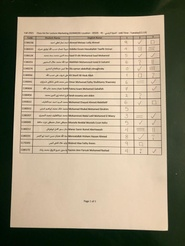
#> input picture Module 1 - Grades Sheet/data/16.jpg, 185 x 246 px, shrunk from 768 x 1024 before the run, given in place of 2.jpg, which was not available
$ jupyter execute paperExtraction.ipynb
#> lines starting #> are read from the running program, lines starting #| are printed output that depends on the picture; after the words box and inside, x2 and y2 are one past the last pixel; in counts of white or black regions, pixels touching at a corner belong together; pictures that were not available may be replaced by others from this repository, and a replacement may not be noted
### Module 1 - Grades Sheet/notebooks/utils.py
import skimage.io as io
import matplotlib.pyplot as plt
import numpy as np
from skimage.exposure import histogram
from matplotlib.pyplot import bar
from skimage.color import rgb2gray,rgb2hsv

import matplotlib.pyplot as plt
import numpy as np


# Show the figures / plots inside the notebook
def show_images(images, titles = None):
    #This function is used to show image(s) with titles by sending an array of images and an array of associated titles.
    # images[0] will be drawn with the title titles[0] if exists
    # You aren't required to understand this function, use it as-is.
    n_ims = len(images)
    if titles is None: titles = ['(%d)' % i for i in range(1, n_ims + 1)]
    fig = plt.figure()
    n = 1
    for image,title in zip(images,titles):
        a = fig.add_subplot(1,n_ims,n)
        if image.ndim <= 2:
            plt.gray()
        plt.imshow(image)
        a.set_title(title)
        plt.axis('off')
        n += 1
    fig.set_size_inches(np.array(fig.get_size_inches()) * n_ims)
    plt.show()

# [6 lines left out: function showHist, not called in this run]

### Module 1 - Grades Sheet/notebooks/paperExtraction.ipynb
[cell 1]
import cv2 as cv
import numpy as np
import matplotlib.pyplot as plt
from utils import *

images = ["../data/1.jpg", "../data/2.jpg", "../data/3.jpg", "../data/4.jpg", "../data/5.jpg", "../data/6.jpg", "../data/7.jpg", "../data/8.jpg", "../data/9.jpg", "../data/10.jpg", "../data/11.jpg", "../data/12.jpg", "../data/13.jpg", "../data/14.jpg", "../data/15.jpg"]

# Reading image and converting to RGB format since cv reads in BGR format
imageBGR = cv.imread(images[1])
#> imageBGR is the input picture: shape (246, 185, 3); mean B, G, R 123.7, 147.4, 158.9
imageRGB = cv.cvtColor(imageBGR, cv.COLOR_BGR2RGB)

# Displaying the original image
plt.figure(figsize = (10, 8))
plt.imshow(imageRGB)
plt.title("Original Image")
plt.axis('off')
plt.show()

# Converting to grayscale
imageGrayScale = cv.cvtColor(imageRGB, cv.COLOR_BGR2GRAY)
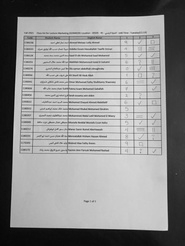
#> imageGrayScale: shape (246, 185); min 4, max 230, mean 141.6

# Displaying grayscale image
plt.figure(figsize = (10, 8))
plt.imshow(imageGrayScale, cmap = 'gray')
plt.title("Grayscale Image")
plt.axis('off')
plt.show()

# Applying gaussian filter to reduce noise and needed so that noise is not detected as contours
img_gray = cv.GaussianBlur(imageGrayScale, (7, 7), 0)
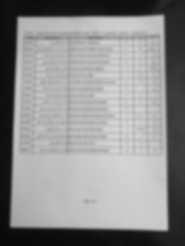
#> img_gray: shape (246, 185); min 8, max 215, mean 141.6

# Testing global thresholding to seperate foregound from background
# Noticed from results that global thresholding fails to segment the image properly in different lighting or shadowy photos
_, globalThresholded = cv.threshold(img_gray, 127, 255, cv.THRESH_BINARY_INV)
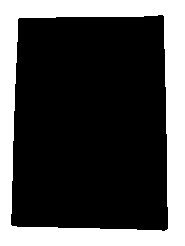
#> globalThresholded: shape (246, 185); 29.6% white; 1 white region, box (x1, y1, x2, y2) and area: (0, 0, 185, 246) 13476

plt.figure(figsize = (10, 8))
plt.imshow(globalThresholded, cmap = 'gray')
plt.title("Binary Image (Using Global Thresholding)")
plt.axis('off')
plt.show()

# Testing adaptive thresholding and from results it is more accurate than global thresholding especially in different lighting or shadowy photos
# Recall segmentation lec and lab
thresh = cv.adaptiveThreshold(img_gray, 255, cv.ADAPTIVE_THRESH_GAUSSIAN_C, cv.THRESH_BINARY_INV, 11, 2)
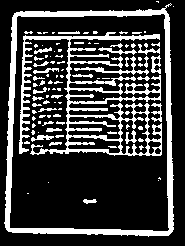
#> thresh: shape (246, 185); 23.4% white; 101 white regions (66 under 20 px)
plt.figure(figsize = (10, 8))
plt.imshow(thresh, cmap = 'gray')
plt.title("Binary Image (Using Adaptive Thresholding)")
plt.axis('off')
plt.show()

contours, _ = cv.findContours(thresh, cv.RETR_EXTERNAL ,cv.CHAIN_APPROX_SIMPLE)
#> contours = 3 contours, 2 with area under 20; largest, box (x1, y1, x2, y2) and area: (4, 3, 174, 237) 36149

# Make a copy of original image to draw on
imageContours = imageRGB.copy()

# Drawing all contours in green
cv.drawContours(imageContours, contours, -1, (0, 255, 0), 2)
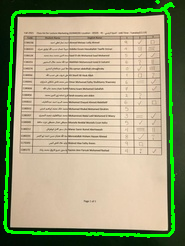
#> imageContours: shape (246, 185, 3); mean R, G, B 157.8, 159.7, 122.8

plt.figure(figsize = (10, 8))
plt.imshow(imageContours)
plt.title("All Contours")
plt.axis('off')
plt.show()

# Finding the biggest 4 sided contour
maxContourArea = 0
biggestContour = None

for contour in contours:
    area = cv.contourArea(contour)
    peri = cv.arcLength(contour, True)
    constructedPoly = cv.approxPolyDP(contour, 0.02 * peri, True)  # approximates contour to a polygon

    if len(constructedPoly) == 4:
        if area > maxContourArea:
            maxContourArea = area
            biggestContour = constructedPoly
#> this loop made 3 passes
#> (area, peri, maxContourArea, biggestContour) on pass 2: (36149, 828.3, 36149, [[170, 3], [14, 13], [8, 231], [172, 231]])
#> after the loop, maxContourArea = 36149

# Drawing the largest contour
biggestContourImage = imageRGB.copy()
cv.drawContours(biggestContourImage, [biggestContour], -1, (0, 255, 0), 10)  # green contour
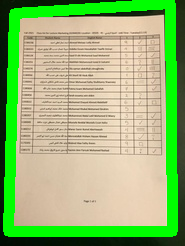
#> biggestContourImage: shape (246, 185, 3); mean R, G, B 149.7, 183.5, 116.4

plt.figure(figsize = (10, 8))
plt.imshow(biggestContourImage)
plt.title("Largest Quadrilateral Contour")
plt.axis('off')
plt.show()

# Masking the paper
mask = np.zeros_like(img_gray)
cv.fillPoly(mask, [biggestContour], 255)
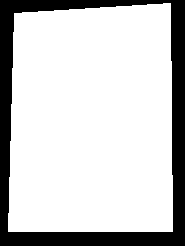
#> mask: shape (246, 185); 79.2% white; 1 black region, box (x1, y1, x2, y2) and area: (0, 0, 185, 246) 9458

extractedPaper = cv.bitwise_and(imageRGB, imageRGB, mask)

# Displaying the mask and extracted paper
plt.figure(figsize = (12, 6))
plt.subplot(1, 2, 1)
plt.title("Mask of Paper")
plt.imshow(mask, cmap = 'gray')
plt.axis('off')

plt.subplot(1, 2, 2)
plt.title("Extracted Paper")
plt.imshow(extractedPaper)
plt.axis('off')
plt.show()

# Reorder points: top-left, top-right, bottom-left, bottom-right
# [[x1, y1], [x2, y2], [x3, y3], [x4, y4]]
contourPoints = biggestContour.copy().reshape(4, 2)
#> contourPoints = [[170, 3], [14, 13], [8, 231], [172, 231]]

# Separate top and bottom points by y-coordinate
contourPoints = list(contourPoints)
contourPoints.sort(key = lambda p: p[1])  # Sorting by y-coordinate

top = contourPoints[:2]     # top two points (smallest y)
#> top = [[170, 3], [14, 13]]
bottom = contourPoints[2:]  # bottom two points (largest y)
#> bottom = [[8, 231], [172, 231]]

# Getting Top Left and Top Right
if top[0][0] < top[1][0]:
    topLeft, topRight = top[0], top[1]
else:
    topLeft, topRight = top[1], top[0]
#> topLeft = [14, 13]; topRight = [170, 3]

# Getting Bottom Left and Bottom Right
if bottom[0][0] < bottom[1][0]:
    bottomLeft, bottomRight = bottom[0], bottom[1]
#> bottomLeft = [8, 231]; bottomRight = [172, 231]
else:
    bottomLeft, bottomRight = bottom[1], bottom[0]

# Final ordered points
orderedPoints = [topLeft, topRight, bottomLeft, bottomRight]
#> orderedPoints = [[14, 13], [170, 3], [8, 231], [172, 231]]

# Compute width and height of new image
topLeft, topRight, bottomLeft, bottomRight = orderedPoints[0], orderedPoints[1], orderedPoints[2], orderedPoints[3]

# Our result image should be the longest vertical edge * longest horizontal edge
'''
pts[0] -------- pts[1]
   \            /
    \          /
    pts[2] --- pts[3]

'''

leftEdge = (((topLeft[0] - bottomLeft[0]) ** 2) + ((topLeft[1] - bottomLeft[1]) ** 2)) ** (1/2)
#> leftEdge = 218.1
rightEdge = (((topRight[0] - bottomRight[0]) ** 2) + ((topRight[1] - bottomRight[1]) ** 2)) ** 0.5
#> rightEdge = 228

topEdge = (((topLeft[0] - topRight[0]) ** 2) + ((topLeft[1] - topRight[1]) ** 2)) ** 0.5
#> topEdge = 156.3

bottomEdge = (((bottomLeft[0] - bottomRight[0]) ** 2) + ((bottomLeft[1] - bottomRight[1]) ** 2)) ** 0.5
#> bottomEdge = 164

width = int(max(topEdge, bottomEdge))
#> width = 164
height = int(max(leftEdge, rightEdge))
#> height = 228

# Destination points for warp
# Top left, Top right, Bottom left, Bottom right
destinationPoints = np.float32([[0, 0],[width, 0],[0, height],[width, height]])
#> destinationPoints = [[0, 0], [164, 0], [0, 228], [164, 228]]

# Compute perspective transform matrix
orderedPoints = np.float32(orderedPoints)
matrix = cv.getPerspectiveTransform(orderedPoints, destinationPoints)
#> matrix = [[1.11, 0.0305, -15.93], [0.0711, 1.11, -15.41], [0.000312, 0.000243, 1]]

# Warp the extracted paper
croppedPaper = cv.warpPerspective(imageRGB, matrix, (width, height))
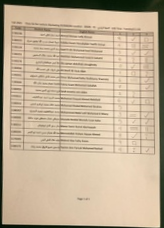
#> croppedPaper: shape (228, 164, 3); mean R, G, B 196.6, 178.2, 152.7

# Show result
plt.figure(figsize = (10, 8))
plt.imshow(croppedPaper)
plt.title("Warped Paper")
plt.axis('off')
plt.show()

# Result pipeline
show_images([imageRGB, imageGrayScale, thresh], titles = ["Original", "Gray Scale", "Binary"])
#> in show_images, `n_ims = len(images)`: n_ims = 3
#> the loop in show_images, `for image,title in zip(images,titles):` made 3 passes
#> after the loop in show_images, `for image,title in zip(images,titles):`: n = 4
show_images([imageContours, biggestContourImage], titles = ["All Contours", "Biggest 4 Sided Contour (Paper)"])
#> the loop in show_images (call 2), `for image,title in zip(images,titles):` made 2 passes
#> (title, n) on passes 1 to 2: ('All Contours', 2), ('Biggest 4 Sided Contour (Paper)', 3)
show_images([mask, extractedPaper, croppedPaper], titles = ["Paper Mask", "Extracted Paper", "Aligned Paper"])

$ run again, on Module 1 - Grades Sheet/data/18.jpg
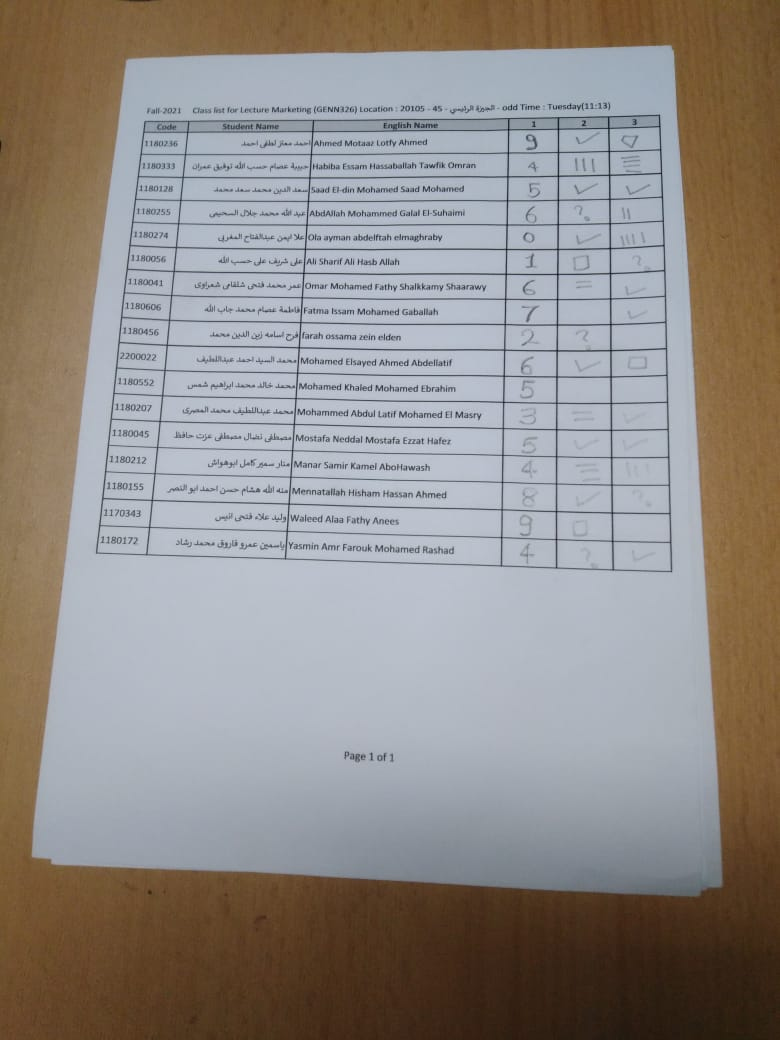
#> input picture Module 1 - Grades Sheet/data/18.jpg, 780 x 1040 px, given in place of 2.jpg, which was not available
#> imageBGR is the input picture: shape (1040, 780, 3); mean B, G, R 135.8, 139.7, 145.2
#> `_, globalThresholded = cv.threshold(img_gray, 127, 255, cv.THRESH_BINA..`:
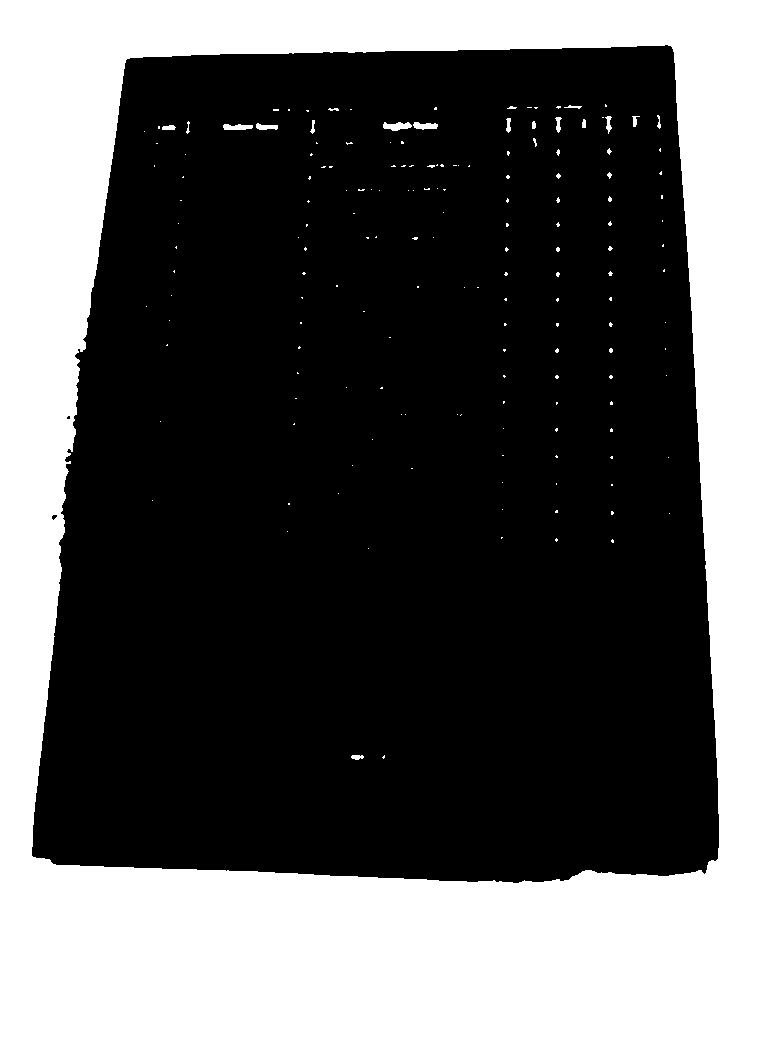
#> globalThresholded: shape (1040, 780); 36.9% white; 168 white regions (148 under 20 px), largest, box (x1, y1, x2, y2) and area: (0, 0, 780, 1040) 297333, (383, 122, 412, 131) 175, (223, 124, 253, 130) 144
#> thresh: shape (1040, 780); 11.4% white; 1200 white regions (931 under 20 px)
#> contours = 929 contours, 921 with area under 20; largest, box (x1, y1, x2, y2) and area: (24, 32, 730, 902) 529154, (254, 915, 267, 924) 34, (123, 882, 137, 891) 30, (123, 0, 152, 2) 27, (408, 19, 413, 30) 24, (189, 1016, 197, 1024) 23, (715, 23, 720, 40) 22, (546, 15, 550, 32) 20
#> imageContours: shape (1040, 780, 3); mean R, G, B 141.6, 144.6, 134.1
#> the loop `for contour in contours:` made 929 passes
#> (area, peri, maxContourArea, biggestContour) on pass 796: (529154, 3532.3, 529154, [[674, 41], [123, 55], [29, 863], [729, 884]])
#> after the loop `for contour in contours:`: maxContourArea = 529154
#> biggestContourImage: shape (1040, 780, 3); mean R, G, B 139.7, 144.8, 131.4
#> mask: shape (1040, 780); 63.8% white; 1 black region, box (x1, y1, x2, y2) and area: (0, 0, 780, 1040) 293332
#> contourPoints = [[674, 41], [123, 55], [29, 863], [729, 884]]
#> top = [[674, 41], [123, 55]]
#> bottom = [[29, 863], [729, 884]]
#> topLeft = [123, 55]; topRight = [674, 41]
#> bottomLeft = [29, 863]; bottomRight = [729, 884]
#> orderedPoints = [[123, 55], [674, 41], [29, 863], [729, 884]]
#> leftEdge = 813.4
#> rightEdge = 844.8
#> topEdge = 551.2
#> bottomEdge = 700.3
#> width = 700
#> height = 844
#> destinationPoints = [[0, 0], [700, 0], [0, 844], [700, 844]]
#> matrix = [[1.36, 0.158, -176], [0.0347, 1.36, -79.31], [7.91e-05, 0.000348, 1]]
#> `croppedPaper = cv.warpPerspective(imageRGB, matrix, (width, height))`:
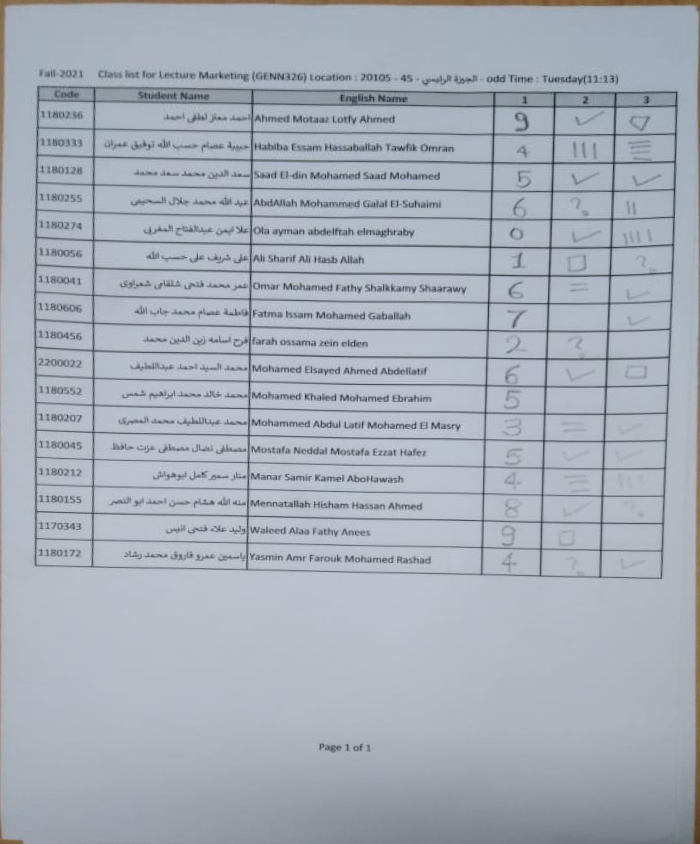
#> croppedPaper: shape (844, 700, 3); mean R, G, B 166.2, 173.3, 184
#> n_ims = 3
#> the loop in show_images, `for image,title in zip(images,titles):` made 3 passes
#> after the loop in show_images, `for image,title in zip(images,titles):`: n = 4
#> the loop in show_images (call 2), `for image,title in zip(images,titles):` made 2 passes
#> (title, n) on passes 1 to 2: ('All Contours', 2), ('Biggest 4 Sided Contour (Paper)', 3)

$ run again, on Module 1 - Grades Sheet/data/20.jpg
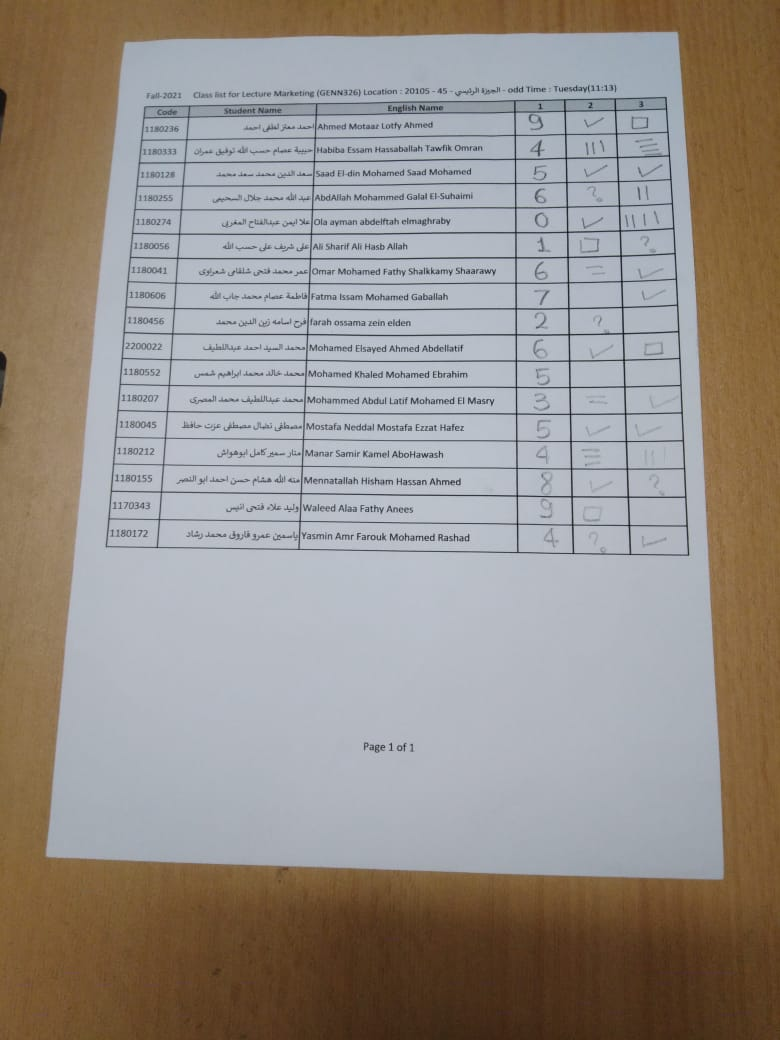
#> input picture Module 1 - Grades Sheet/data/20.jpg, 780 x 1040 px, given in place of 2.jpg, which was not available
#> imageBGR is the input picture: shape (1040, 780, 3); mean B, G, R 138, 144, 150.9
#> `_, globalThresholded = cv.threshold(img_gray, 127, 255, cv.THRESH_BINA..`:
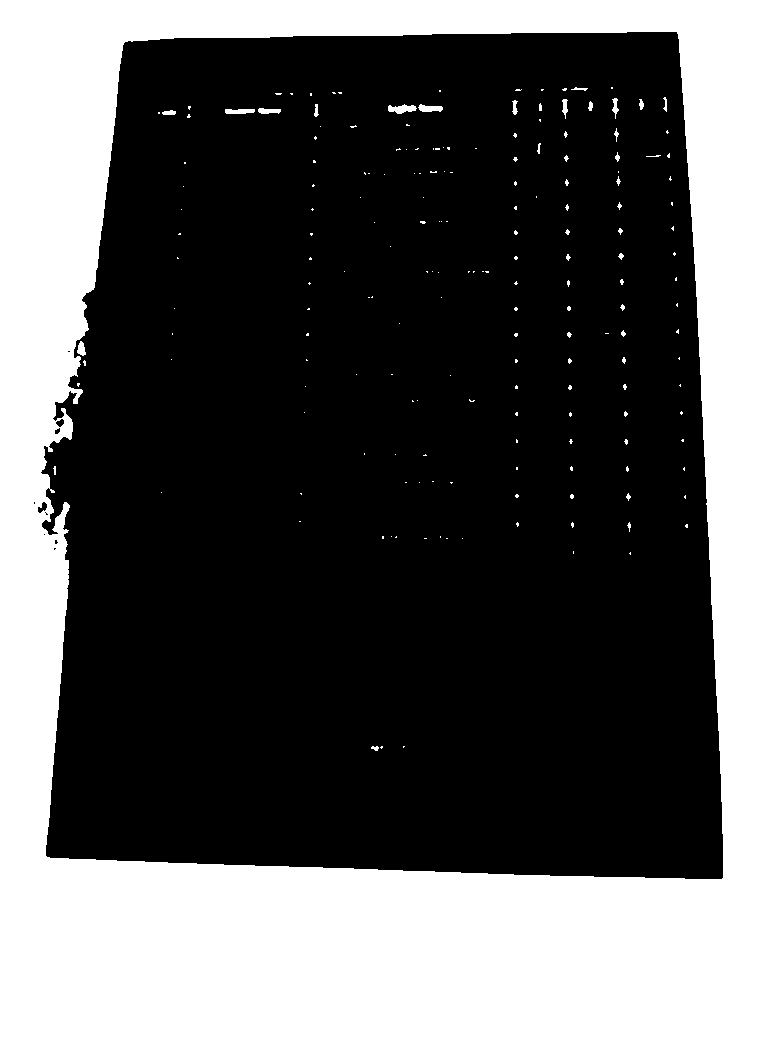
#> globalThresholded: shape (1040, 780); 35.8% white; 189 white regions (161 under 20 px), largest, box (x1, y1, x2, y2) and area: (0, 0, 780, 1040) 288104, (388, 104, 417, 114) 180, (418, 104, 443, 112) 138
#> thresh: shape (1040, 780); 11.8% white; 1408 white regions (1126 under 20 px)
#> contours = 1138 contours, 1130 with area under 20; largest, box (x1, y1, x2, y2) and area: (40, 0, 729, 888) 530050, (0, 352, 7, 407) 142, (0, 89, 7, 135) 123, (763, 735, 768, 755) 40, (762, 762, 767, 781) 33, (716, 531, 725, 549) 33, (212, 968, 221, 975) 26, (374, 5, 380, 19) 23
#> imageContours: shape (1040, 780, 3); mean R, G, B 146.8, 149.4, 136
#> the loop `for contour in contours:` made 1138 passes
#> (area, peri, maxContourArea, biggestContour) on pass 1131: (530050, 3573.6, 530050, [[679, 27], [122, 38], [45, 861], [727, 883]])
#> after the loop `for contour in contours:`: maxContourArea = 530050
#> biggestContourImage: shape (1040, 780, 3); mean R, G, B 145.1, 148.9, 133.5
#> mask: shape (1040, 780); 64.3% white; 1 black region, box (x1, y1, x2, y2) and area: (0, 0, 780, 1040) 289590
#> contourPoints = [[679, 27], [122, 38], [45, 861], [727, 883]]
#> top = [[679, 27], [122, 38]]
#> bottom = [[45, 861], [727, 883]]
#> topLeft = [122, 38]; topRight = [679, 27]
#> bottomLeft = [45, 861]; bottomRight = [727, 883]
#> orderedPoints = [[122, 38], [679, 27], [45, 861], [727, 883]]
#> leftEdge = 826.6
#> rightEdge = 857.3
#> topEdge = 557.1
#> bottomEdge = 682.4
#> width = 682
#> height = 857
#> destinationPoints = [[0, 0], [682, 0], [0, 857], [682, 857]]
#> matrix = [[1.29, 0.121, -162.5], [0.0256, 1.3, -52.45], [6.97e-05, 0.00028, 1]]
#> `croppedPaper = cv.warpPerspective(imageRGB, matrix, (width, height))`:
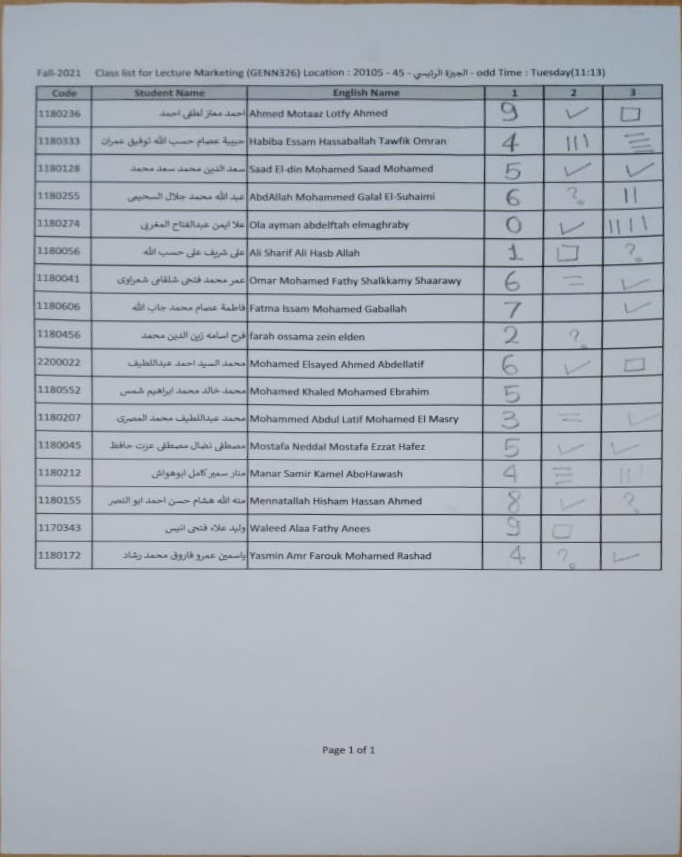
#> croppedPaper: shape (857, 682, 3); mean R, G, B 168.6, 174.6, 183.8
#> n_ims = 3
#> the loop in show_images, `for image,title in zip(images,titles):` made 3 passes
#> after the loop in show_images, `for image,title in zip(images,titles):`: n = 4
#> the loop in show_images (call 2), `for image,title in zip(images,titles):` made 2 passes
#> (title, n) on passes 1 to 2: ('All Contours', 2), ('Biggest 4 Sided Contour (Paper)', 3)
